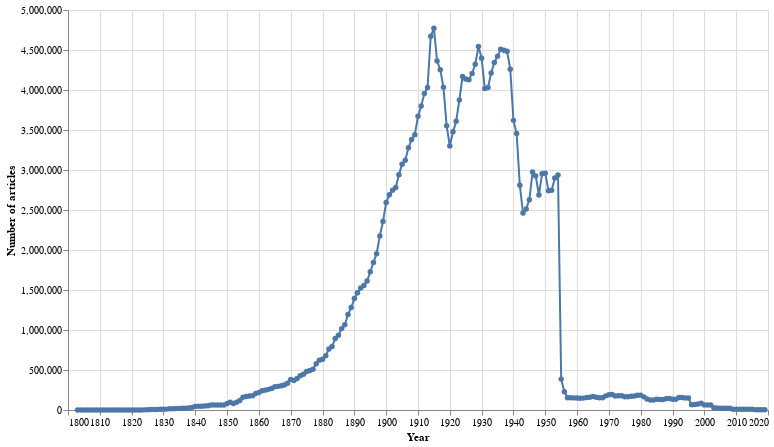

The cell this chart's notebook holds for it:
### Code cell
# Feed Altair our dataframe
alt.Chart(df_total).mark_line(point=True).encode(
    # Years along the X axis
    x=alt.X("term:Q", axis=alt.Axis(format="c", title="Year")),
    # Number of articles on the Y axis (formatted with thousands separators)
    y=alt.Y("total_results:Q", axis=alt.Axis(format=",d", title="Number of articles")),
    # Use tooltips to display the year and number of articles when you hover over a point
    tooltip=[
        alt.Tooltip("term:Q", title="Year"),
        alt.Tooltip("total_results:Q", title="Articles", format=","),
    ],
).properties(width=700, height=400)

### Figure 1 — Vega-Lite specification as saved in the notebook (floating-point values rounded to 4 significant figures; data arrays with more than 128 entries replaced by an {"elided": "..."} marker saying what was removed)
{"config": {"view": {"continuousWidth": 300, "continuousHeight": 300}}, "data": {"name": "data-4c4bbc450be1a02ba49dc8d10d86bd03"}, "mark": {"type": "line", "point": true}, "encoding": {"tooltip": [{"field": "term", "title": "Year", "type": "quantitative"}, {"field": "total_results", "format": ",", "title": "Articles", "type": "quantitative"}], "x": {"axis": {"format": "c", "title": "Year"}, "field": "term", "type": "quantitative"}, "y": {"axis": {"format": ",d", "title": "Number of articles"}, "field": "total_results", "type": "quantitative"}}, "height": 400, "width": 700, "$schema": "https://vega.github.io/schema/vega-lite/v5.14.1.json", "datasets": {"data-4c4bbc450be1a02ba49dc8d10d86bd03": {"elided": "217 records"}}}
